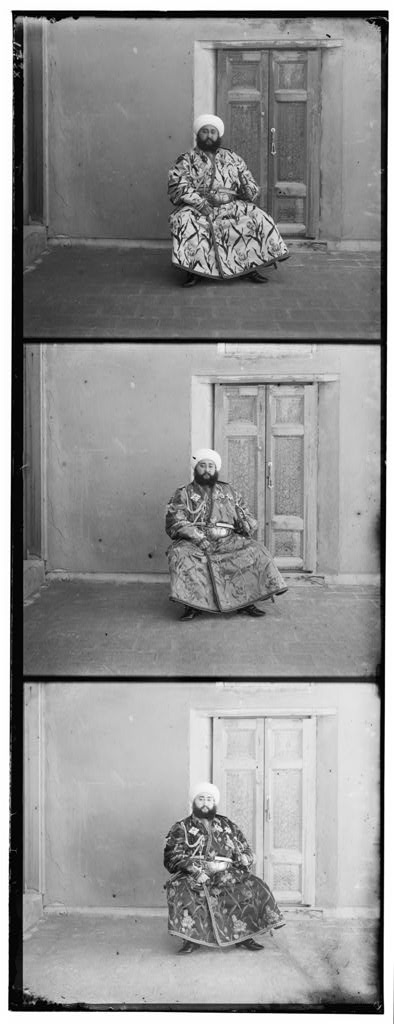
#> input picture tasks/task1/00153v.jpg, 394 x 1024 px
$ jupyter execute task.ipynb   (shell and % lines are left out)
#> lines starting #> are read from the running program, lines starting #| are printed output that depends on the picture
# Task

Sergei Mikhailovich Prokudin-Gorskii (1863-1944), a pioneering photographer extensively traveled the Russian Empire from 1909 to 1915, capturing thousands of images. Employing an early color technology, he recorded three images of each scene onto glass plates using red, green, and blue filters.

Your task is to take Gorskii glass plate RGB color channels and produce a color image with as few visual artifacts as possible (ignore the artifacts at the image boundaries). To do this, you will need to read the image file, extract the three color channel images, place them on top of each other, and align them so that they form a single RGB color image. You will need to implement this in Python.

**Note** that the channel order for all files from top to bottom is BGR, not RGB!

[cell 1]
import cv2 as cv # Import OpenCV for image processing
from matplotlib import pyplot as plt # Import Matplotlib for displaying images
import numpy as np # Import NumPy for numerical operations

[cell 2]
ausid = 12345 # use last five digits of your ausid, e.g 83452
if ausid % 3 == 0: filename = '00153v.jpg'
if ausid % 3 == 1: filename = '00149v.jpg'
if ausid % 3 == 2: filename = '00351v.jpg'

# Load the selected image in grayscale mode
img = cv.imread(filename, cv.IMREAD_GRAYSCALE)
#> img is the input picture: shape (1024, 394); min 0, max 255, mean 145.2

plt.imshow(img, cmap='gray')

[cell 3]
# Step 1 [5 points]: Read the image, extract the Blue, Green and Red channels, stack the channels and display using matplotlib
# TODO: YOUR CODE

# Get the height and width of the image
h,w = img.shape
#> h = 1024; w = 394
# Divide the height by 3 to extract individual color channels
h = int(h/3)
#> h = 341

b = img[0:h,:]
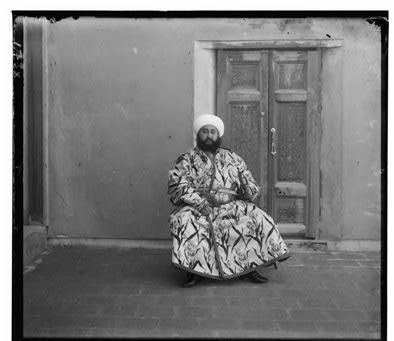
#> b: shape (341, 394); min 0, max 255, mean 119.9
g = img[h:2*h,:]
r = img[2*h:3*h,:]
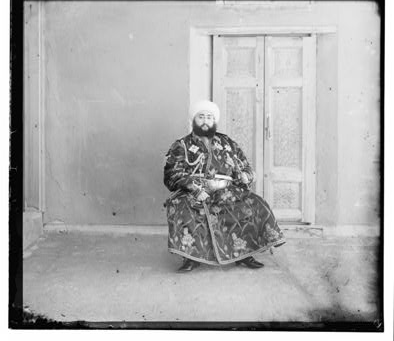
#> r: shape (341, 394); min 0, max 255, mean 173.1

# Stack the separated channels into a single color image
stack = np.dstack((b,g,r))
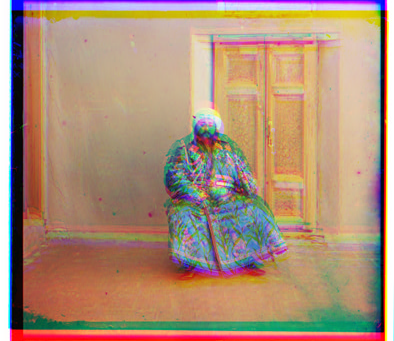
#> stack: shape (341, 394, 3); mean of channels 0, 1, 2 119.9, 142.5, 173.1; drawn as B, G, R

# Display a cropped region (100x100 pixels) from each channel
plt.subplot(1,3,1)
plt.imshow(b[0:100, 150:250], cmap='gray')
plt.subplot(1,3,2)
plt.imshow(g[0:100, 150:250], cmap='gray')
plt.subplot(1,3,3)
plt.imshow(r[0:100, 150:250], cmap='gray')

#opencv uses bgr
#matplotlib uses rgb


# When you display the image, you will notice that the color channels are not aligned properly.

[cell 4]
plt.figure()
plt.imshow(cv.cvtColor(stack, cv.COLOR_BGR2RGB))

[cell 5]
# Step 2: Find the displacement needed to align RGB channels by following the steps below:
#          (1) [3 pts] Use canny edge detector to find the edges
# TODO: YOUR CODE

# Canny Edge Detector. Threshold controls edge sensitivity
edges = cv.Canny(img, threshold1=100, threshold2=200)
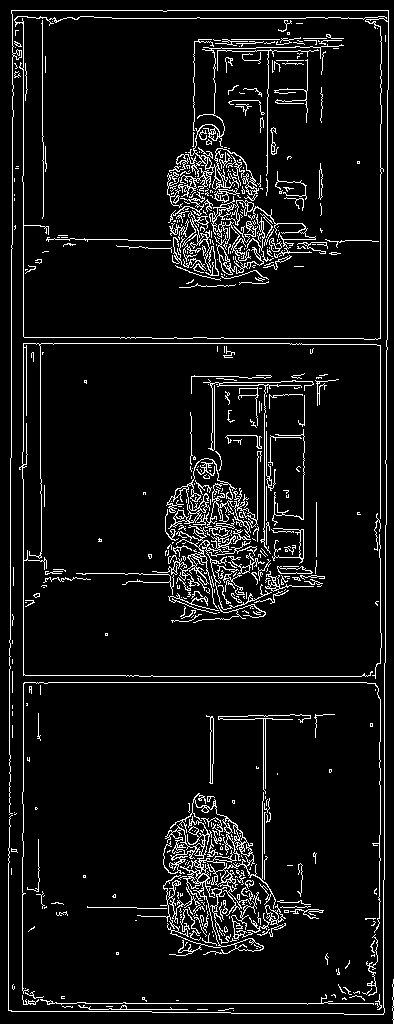
#> edges: shape (1024, 394); 7.1% white in thin lines or dots
plt.figure(figsize=(6,5)) # 6 inches wide and 5 inches tall
plt.subplot(1,2,1) # Layout with 1 row and 2 columns, 1: places in left
plt.imshow(img, cmap='gray')
plt.title("Grayscale Image")
plt.axis("off")

plt.subplot(1,2,2) # (1,2,2-->places in right)
plt.imshow(edges, cmap='gray')
plt.title("Canny Edge Detection")
plt.axis("off")

plt.show()

[cell 6]
#         (2) [4 pts] Identify horizontal or vertical edges which could help you find the displacement needed
#             to align the color channels. You can just write your findings here.
#             No need to show the code for this section
# TODO: YOUR Findings

b_edges = cv.Canny(b, threshold1=100, threshold2=200)
#> b_edges: shape (341, 394); 7.6% white in thin lines or dots
g_edges = cv.Canny(g, threshold1=100, threshold2=200)
#> g_edges: shape (341, 394); 7.2% white in thin lines or dots
r_edges = cv.Canny(r, threshold1=50, threshold2=100)
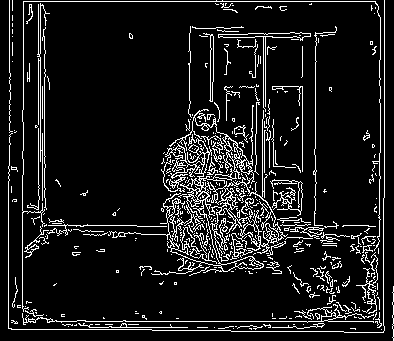
#> r_edges: shape (341, 394); 10.2% white in thin lines or dots

plt.figure(figsize=(8,4))
plt.axis("off")

plt.title("BGR Canny Edge Detection")
plt.subplot(1,3,1)
plt.imshow(b_edges[0:100, 150:250], cmap='gray')

plt.subplot(1,3,2)
plt.imshow(g_edges[0:100, 150:250], cmap='gray')

plt.subplot(1,3,3)
plt.imshow(r_edges[0:100, 150:250], cmap='gray')

plt.show()
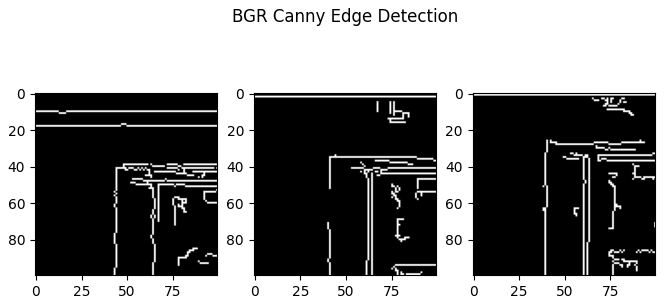
#> figure drawn by matplotlib, 3 panels

[cell 7]
plt.figure()
plt.subplot(2,3,1)
plt.imshow(b[0:100, 150:250], cmap='gray')
plt.subplot(2,3,2)
plt.imshow(g[0:100, 150:250], cmap='gray')
plt.subplot(2,3,3)
plt.imshow(r[0:100, 150:250], cmap='gray')

[cell 8]
#         (3) [6 pts] Design and apply filters using convolution to align/shift the color channels
# TODO: YOUR CODE

# Define a 7x7 kernel for filtering
k = np.zeros((7,7))  # Initialize a 7x7 kernel with zeros
k[3,0] = 1  # Set a value to apply directional filtering
# ^ middle row left most cell = 1 for right shift

# Apply the kernel to the green and red channels
g_ = cv.filter2D(g, cv.CV_8U, k)  # Filtered green channel
r_ = cv.filter2D(r, cv.CV_8U, k)  # Filtered red channel
# ^ cv.CV_8U stands for an 8-bit unsigned integer (0-255) data type in OpenCV

plt.figure()
plt.subplot(2,3,1)
plt.imshow(b[0:100, 150:250], cmap='gray')
plt.subplot(2,3,2)
plt.imshow(g_[0:100, 150:250], cmap='gray')
plt.subplot(2,3,3)
plt.imshow(r_[0:100, 150:250], cmap='gray')


k = np.zeros((7,7))
k[0,3] = 1 # ^ top row middle cell = 1 to shift img down
g_ = cv.filter2D(g_, cv.CV_8U, k)
g_ = cv.filter2D(g_, cv.CV_8U, k)
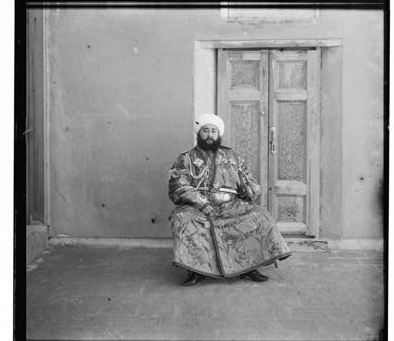
#> g_: shape (341, 394); min 0, max 255, mean 142.9
r_ = cv.filter2D(r_, cv.CV_8U, k)
r_ = cv.filter2D(r_, cv.CV_8U, k)
r_ = cv.filter2D(r_, cv.CV_8U, k)
r_ = cv.filter2D(r_, cv.CV_8U, k)
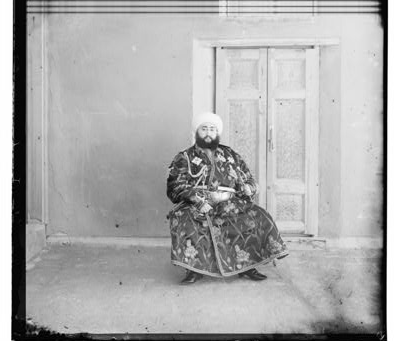
#> r_: shape (341, 394); min 0, max 255, mean 171.2

plt.figure()
plt.subplot(2,3,4)
plt.imshow(b[0:100, 150:250], cmap='gray')
plt.subplot(2,3,5)
plt.imshow(g_[0:100, 150:250], cmap='gray')
plt.subplot(2,3,6)
plt.imshow(r_[0:100, 150:250], cmap='gray')


#         (4) [2 pts] stacking the channels and display.
# TODO: YOUR CODE
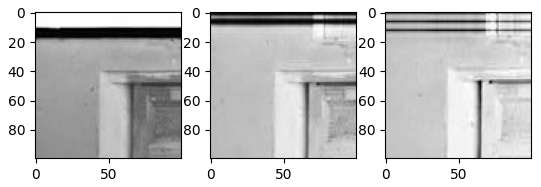
#> figure drawn by matplotlib, 3 panels

[cell 9]
plt.figure()
stacked = np.dstack((b,g_,r_))
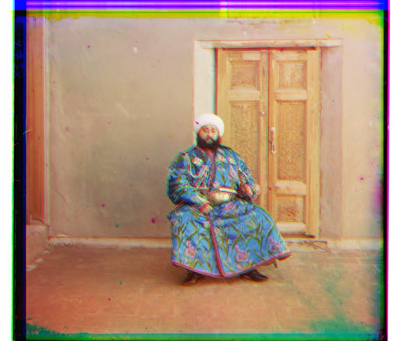
#> stacked: shape (341, 394, 3); mean of channels 0, 1, 2 119.9, 142.9, 171.2; drawn as B, G, R
plt.imshow(cv.cvtColor(stacked, cv.COLOR_BGR2RGB))
